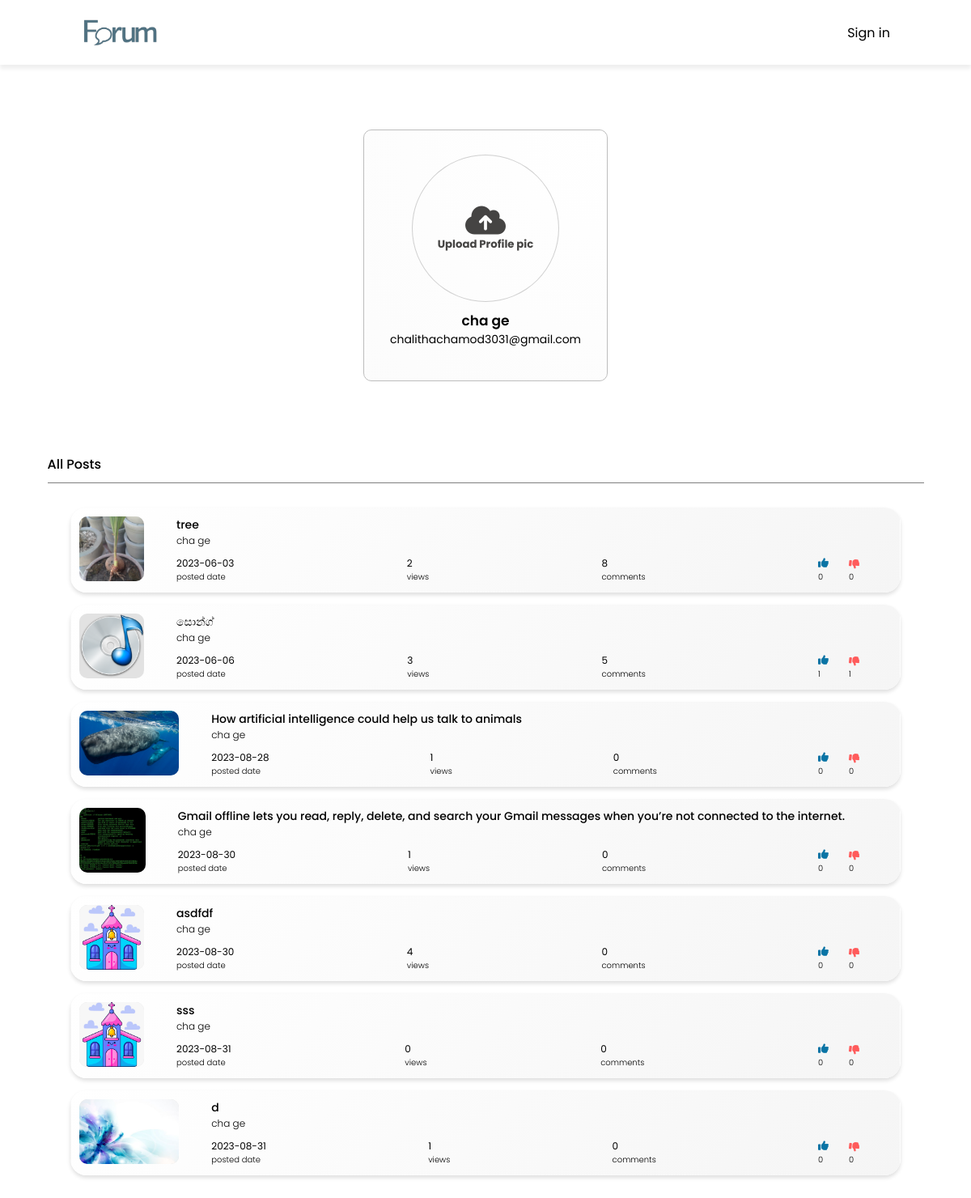
Page /ElakiriClone_new/user-profile.php?email=chalithachamod3031@gmail.com on the committed database.
### tables this page shows
CREATE TABLE IF NOT EXISTS `profile_pic` (
  `id` int NOT NULL AUTO_INCREMENT,
  `image` varchar(50) DEFAULT NULL,
  `email` varchar(50) DEFAULT NULL,
  PRIMARY KEY (`id`),
  KEY `FK_profile_pic_users` (`email`),
  CONSTRAINT `FK_profile_pic_users` FOREIGN KEY (`email`) REFERENCES `users` (`email`)
);

CREATE TABLE IF NOT EXISTS `users` (
  `fname` varchar(35) DEFAULT NULL,
  `lname` varchar(35) DEFAULT NULL,
  `email` varchar(100) NOT NULL,
  `username` varchar(50) DEFAULT NULL,
  `password` varchar(150) DEFAULT NULL,
  `register_date` datetime DEFAULT NULL,
  `verification_code` varchar(50) DEFAULT NULL,
  `blocked` int DEFAULT '0',
  PRIMARY KEY (`email`)
);

CREATE TABLE IF NOT EXISTS `post` (
  `id` int NOT NULL AUTO_INCREMENT,
  `post_title` varchar(200) DEFAULT NULL,
  `user_email` varchar(50) DEFAULT NULL,
  `category_id` int DEFAULT NULL,
  `media` varchar(150) DEFAULT NULL,
  `post_content` text,
  `date` datetime DEFAULT NULL,
  `hidden` int DEFAULT '0',
  `view_id` int DEFAULT '1',
  PRIMARY KEY (`id`),
  KEY `FK_post_users` (`user_email`),
  KEY `FK_post_category` (`category_id`),
  KEY `FK_post_post_view` (`view_id`),
  CONSTRAINT `FK_post_category` FOREIGN KEY (`category_id`) REFERENCES `category` (`id`),
  CONSTRAINT `FK_post_post_view` FOREIGN KEY (`view_id`) REFERENCES `post_view` (`id`),
  CONSTRAINT `FK_post_users` FOREIGN KEY (`user_email`) REFERENCES `users` (`email`)
);

### ElakiriClone_new/connection.php (called while the page is built, shortened)
<?php
class Database
{
    public static $connecrtion;
    public static function setUpConnection()
    {
        if (!isset(Database::$connecrtion)) {
            Database::$connecrtion = new mysqli("localhost", "root", "your_password", "elakiri", "3306");
        }
    }
    public static function search($q)
    {
        $resultset = Database::$connecrtion->query($q);
        return $resultset;
    }
}

### ElakiriClone_new/user-profile.php (the view, shortened to what this page needs)
<?php
require_once("header.php");
$email = $_GET['email'];
$userRs = Database::search("SELECT * FROM `users` WHERE email = '" . $email . "'");
$usNro = $userRs->num_rows;
if ($usNro == 1) {
    $userData = $userRs->fetch_assoc();
}
$d = new DateTime();
$tz = new DateTimezone("Asia/Colombo");
$d->setTimezone($tz);
$ndate = $d->format("Y-m-d H:i:s");
?>
<!DOCTYPE html>
<html lang="en">
<head>
    <link rel="stylesheet" href="http://cdnjs.cloudflare.com/ajax/libs/font-awesome/5.15.4/css/all.min.css" />
    <link rel="stylesheet" href="http://cdnjs.cloudflare.com/ajax/libs/font-awesome/6.4.0/css/all.min.css" />
    <link rel="stylesheet" href="css/user-profile.css">
</head>
<body>
    <div class="user-container">
        <div class="profile-edit-container">
            <div class="profile-card">
                <?php
                $picrs = Database::search("SELECT * FROM `profile_pic` WHERE `email` = '" . $userData["email"] . "' ");
                $picrow = $picrs->num_rows;
                if ($picrow == "1") {
                    $picData = $picrs->fetch_assoc();
                ?>
                    <div class="image-holder" style="background-image: url(./images/profile_pic/<?php echo $picData["image"] ?>);">
                        <label class="top-logo-label" for="top-logo">
                            <i style="color:  rgba(48, 47, 46, 0.897);" class="fa-solid fa-cloud-arrow-up upload-top-img"></i>
                            <h5 style="color: rgba(48, 47, 46, 0.897);">Upload Profile pic</h5>
                        </label>
                    </div>
                    <?php
                }
                    ?>
                <span class="user-name"><?php echo $userData["fname"] . " " . $userData["lname"] ?></span>
                <span class="user-mail"><?php echo $userData["email"] ?></span>
            </div>
        </div>
        <div class="container-header">
            <div class="container-title">All Posts</div>
        </div>
        <div class="member-container">
            <?php
            $frpostrs = Database::search("SELECT * FROM `post` WHERE  `user_email` ='" . $userData["email"] . "' ");
            $frRow = $frpostrs->num_rows;
            if ($frRow > 0) {
                $viewRs =  " AND `view_id` = '1' ";
                for ($f = 1; $f <= $frRow; $f++) {
                    $frpostData = $frpostrs->fetch_assoc();
                    $hidepost = " ";
                    if (isset($_SESSION["user_email"])) {
                        if ($userData["email"] != $_SESSION["user_email"]) {
                            $hidepost = " AND `hidden` = '0' ";
                            if ($frpostData["view_id"] == "2") {
                                $frindRS = Database::search("SELECT * FROM `follow` WHERE  `email` = '" . $_SESSION["user_email"] . "' AND `followed_email` = '" . $frpostData["user_email"] . "'  AND `unfollow` = '0'");
                                $friendData = $frindRS->num_rows;
                                if ($friendData == "1") {
                                    $viewRs = " AND NOT  `view_id` = '3' ";
                                } else {
                                    $viewRs =  " AND `view_id` = '1' ";
                                }
                            } else {
                                $viewRs =  " AND `view_id` = '1' ";
                            }
                        } else {
                            $hidepost = " AND `hidden` = '0' ";
                            $viewRs =  "  ";
                        }
                    } else {
                        $hidepost = " AND `hidden` = '0' ";
                    }
                    $postrs = Database::search("SELECT * FROM `post` WHERE  `id` ='" . $frpostData["id"] . "'  $hidepost  $viewRs  ");
                    $postNrow = $postrs->num_rows;
                    if ($postNrow > 0) {
                        $postdata = $postrs->fetch_assoc();
                        $viewsrs = Database::search("SELECT * FROM `reaction` WHERE `post_id` = '" . $postdata["id"] . "' ");
                        $Vnrow = $viewsrs->num_rows;
                        $file_name = $postdata["media"];
                        $file_extension = pathinfo($file_name, PATHINFO_EXTENSION);
            ?>
                        <div onclick="viewpost('<?php echo $postdata['id'] ?>')" class="post-block">
                            <div class="general-post-model">
                                <div class="post-image-holder">
                                    <?php
                                    if ($file_extension == "mp3") {
                                    ?>
                                        <img src="images/post/audio/Audio_CD.png" alt="" class="post-image">
                                    <?php
                                    } elseif ($file_extension == "mp4") {
                                    ?>
                                        <img src="images/post/video/Video-icon.png" alt="" class="post-image">
                                    <?php
                                    } else {
                                    ?>
                                        <img src="images/post/image/<?php echo $postdata["media"] ?>" alt="" class="post-image">
                                    <?php
                                    }
                                    ?>
                                </div>
                                <?php
                                $postdate1 = new DateTime($postdata["date"]);
                                $postdate2 = new DateTime($ndate);
                                $postdatearray = explode(" ", $postdata["date"]);
                                $postinterval = $postdate1->diff($postdate2);
                                $Tcommentrs = Database::search("SELECT * FROM `comments` WHERE `post_id` = '" . $postdata["id"] . "' ORDER BY `date_time` DESC");
                                $tcnrow = $Tcommentrs->num_rows;
                                $Tlikers = Database::search("SELECT * FROM `reaction` WHERE `post_id` = '" . $postdata["id"] . "' AND `react_id` = '1' ");
                                $Tlikenrow = $Tlikers->num_rows;
                                $Tdislikers = Database::search("SELECT * FROM `reaction` WHERE `post_id` = '" . $postdata["id"] . "' AND `react_id` = '2' ");
                                $Tdislikenrow = $Tdislikers->num_rows;
                                ?>
                                <div class="post-details-container">
                                    <div class="post-main-details">
                                        <div class="post-subject"><?php echo $postdata["post_title"] ?></div>
                                        <div class="post-author"><?php echo $userData["fname"] . " " . $userData["lname"] ?></div>
                                    </div>
                                    <div class="post-sub-details">
                                        <div class="post-created-con">
                                            <div class="post-created-date"><?php if ($postinterval->y > 0) {
                                                                                echo $postdatearray[0];
                                                                            } elseif ($postinterval->m > 0) {
                                                                                echo $postdatearray[0];
                                                                            } elseif ($postinterval->days > 0) {
                                                                                echo $postinterval->days . " " . "days ago";
                                                                            } elseif ($postinterval->h > 0) {
                                                                                echo $postinterval->h . " " . "hours ago";
                                                                            } elseif ($postinterval->i > 0) {
                                                                                echo $postinterval->i . " " . "minutes ago";
                                                                            } elseif ($postinterval->s > 0) {
                                                                                echo $postinterval->s . " " . "seconds ago";
                                                                            } else {
                                                                                echo "just now";
                                                                            } ?></div>
                                            <div class="con-lable">posted date</div>
                                        </div>
                                        <div class="post-views-con">
                                            <div class="post-views"><?php echo $Vnrow ?></div>
                                            <div class="con-lable">views</div>
                                        </div>
                                        <div class="post-com-con">
                                            <div class="post-com-count"><?php echo $tcnrow ?></div>
                                            <div class="con-lable">comments</div>
                                        </div>
                                        <div class="like-dis-con">
                                            <div class="like-con">
                                                <i class="fa-solid fa-thumbs-up"></i>
                                                <div class="like-count"><?php echo $Tlikenrow ?></div>
                                            </div>
                                            <div class="dis-con">
                                                <i class="fa-solid fa-thumbs-down"></i>
                                                <div class="dislike-count"><?php echo $Tdislikenrow ?></div>
                                            </div>
                                        </div>
                                    </div>
                                </div>
                            </div>
                        </div>
                <?php
                    }
                }
            } else {
                ?>
                <div style="text-align: center;" class="">empty</div>
            <?php
            }
            ?>
        </div>
    </div>
</body>
</html>

### rows in the picture
users: fname "cha", lname "ge", email "chalithachamod3031@gmail.com"
post: media (picture), post_title "tree", date "2023-06-03", hidden "0", category "4"
post: post_title "සොන්ග්", date "2023-06-06"
post: media (picture), post_title "How artificial intelligence could help us talk to animals", date "2023-08-28"
post: media (picture), post_title "Gmail offline lets you read, reply, delete, and search your Gmail messages when you’re not connected to the internet.", date "2023-08-30"
post: media (picture), post_title "asdfdf", date "2023-08-30"
post: media (picture), post_title "sss", date "2023-08-31"
post: media (picture), post_title "d", date "2023-08-31"

### other values in the picture
$Vnrow "2"
$tcnrow "8"
$Vnrow "3"
$tcnrow "5"
$Tlikenrow "1"
$Tdislikenrow "1"
$Vnrow "1"
$tcnrow "0"
$Tlikenrow "0"
$Tdislikenrow "0"
$Vnrow "0"
